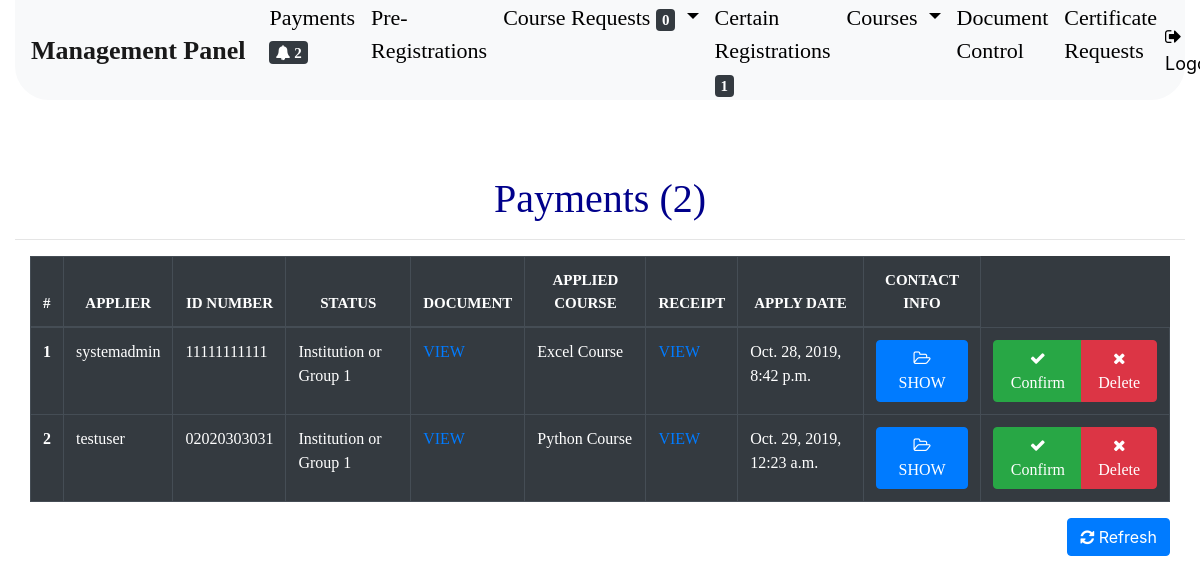
Screenshot of /panel/ (signed in) with the database file from the repository.
### Payments/models.py (models this page shows, shortened)
class Payment(models.Model):
    account_owner = models.CharField(max_length=100, null=True, blank=False)
    payment_date = models.DateTimeField(auto_now_add=True, auto_now=False)
    image = models.ImageField(upload_to=upload_to, verbose_name='Payment receipt:', blank=False)
    user = models.ForeignKey(User, null=True, blank=False, verbose_name="Who paid:",
                             on_delete=models.CASCADE)
    course = models.ForeignKey(Course, null=True, blank=False, verbose_name="Course",
                               on_delete=models.CASCADE)
    class Meta:
        verbose_name_plural = "Payments"

### users/models.py (models this page shows, shortened)
class Profile(models.Model):
    TITLE = (
        (None, 'Choose'),
        ('1', 'Institution or a Group 1'),
        ('2', 'Institution or a Group 2'),
        ('3', 'External')
    )
    user = models.OneToOneField(User, null=True, blank=False, verbose_name="User", on_delete=models.CASCADE)
    nationalid = models.CharField(max_length=11, null=True, blank=False, verbose_name="ID Number")
    phone = models.CharField(max_length=10, null=True, blank=False, verbose_name="Phone number")
    other_phone = models.CharField(max_length=10, null=True, blank=False, verbose_name="Other phone number")
    title =models.CharField(max_length=50,null=True, blank=False, verbose_name="Institution or group",choices=TITLE)
    image = models.ImageField(upload_to=upload_to, verbose_name='Document:', blank=True)
    created_date = models.DateTimeField(auto_now_add=True, auto_now=False)
    course = models.ManyToManyField(Course, blank=True)
    class Meta:
        verbose_name_plural = "Profiles"

### courses/models.py (models this page shows, shortened)
class Course(models.Model):
    STATUS = (
        (None, 'Choose'),
        ('1', 'Continuing.'),
        ('2', 'Pre-registration is open.'),
        ('3', 'Certain registration is open.'),
        ('4', 'Finished.'),
    )
    CATEGORIES = (
        (None, 'Choose'),
        ('1', 'Senkron'),
        ('2', 'Asenkron')
    )
    name = models.CharField(max_length=250, null=True, blank=False, verbose_name="Course:")
    start_at = models.DateTimeField(null=True, blank=False, verbose_name="Start at:")
    finish_at = models.DateTimeField(null=True, blank=False, verbose_name="Finish at:")
    content = models.TextField(max_length=6000, null=True, blank=True, verbose_name="Content:")
    status = models.CharField(max_length=45, null=True, blank=False, verbose_name="Status:", choices=STATUS)
    course_code = models.CharField(max_length=5, null=True, blank=True)
    price = models.IntegerField(null=True, blank=False, verbose_name="Price:")
    prereg = models.ManyToManyField(PreRegistration, blank=True, verbose_name="Pre-registration:")
    registering_extension = models.CharField(max_length=25, null=True, blank=True, editable=True)
    is_registerable = models.BooleanField(default=False, verbose_name="Open certain registrations.")
    category = models.CharField(max_length=45, null=True, blank=False, verbose_name="Course category:", choices=CATEGORIES)
    class Meta:
        verbose_name_plural = "Courses"

### Payments/views.py (the view)
# urls.py: path('panel/', panel, name="panel"),
def panel(request):
    if request.user.is_staff:
        payments = Payment.objects.all()
        amount = Payment.objects.all().count()
    else:
        return HttpResponseRedirect(reverse('user-panel'))
    return render(request, 'admin/panel.html', context={'payments': payments, 'amount': amount})

### Payments/templatetags/payment_notifications.py (called while the page is built)
@register.filter
def get_notifications(i):
    notifications = Payment.objects.all().count()
    return notifications

### course_requests/templatetags/request_notifications.py (called while the page is built)
@register.filter
def request_notifications(i):
    taken_ones = CourseTaken.objects.all().count()
    given_ones = CourseGiven.objects.all().count()
    notification = taken_ones + given_ones
    return notification

### courses/templatetags/relate_to_tag.py (called while the page is built)
@register.filter
def get_relate_to(i, relate_to):
    if relate_to == "1":
        relate_to = "Institution or Group 1"
    elif relate_to == "2":
        relate_to = "Institution or Group 2"
    elif relate_to == "3":
        relate_to = "External."
    else:
        relate_to = "Not defined! Please contact with a administrator."
    return relate_to

### finalreg/templatetags/finalregs.py (called while the page is built)
@register.filter
def finalregs_notifications(i):
    finalregs = FinalRegistration.objects.all().count()
    return finalregs

### kurskayit/templates/admin/panel.html (shortened to what this page needs)
{% extends 'base.html' %}
{% load static %}
{% load relate_to_tag %}
{% block BODY %}
    <div class="container-fluid">
        {% include 'admin/admin-navbar.html' %}
        <div class="row justify-content-center h-100" style="height: 1080px; margin-top: 75px;">
            <div class="col-lg-12">
                <h1 class="text-center course-prereg-header" style="color: darkblue">Payments ({{ amount }})</h1>
                <hr>
                <div class="col-lg-12">
                    <div style="height: 450px; overflow-y: scroll; overflow: auto">
                        <div class="table-responsive">
                            <table class="table  table-responsive-md table-responsive-lg table-responsive-sm table-bordered table-dark">
                                <thead>
                                <tr>
                                    <th scope="col" style="font-family: 'Trebuchet MS', serif; font-size: 15px;">#</th>
                                    <th scope="col" style="font-family: 'Trebuchet MS', serif; font-size: 15px;"
                                        class="text-center">
                                        APPLIER
                                    </th>
                                    <th scope="col" style="font-family: 'Trebuchet MS', serif; font-size: 15px;"
                                        class="text-center">
                                        ID NUMBER
                                    </th>
                                    <th scope="col" style="font-family: 'Trebuchet MS', serif; font-size: 15px;"
                                        class="text-center">
                                        STATUS
                                    </th>
                                    <th scope="col" style="font-family: 'Trebuchet MS', serif; font-size: 15px;"
                                        class="text-center">
                                        DOCUMENT
                                    </th>
                                    <th scope="col" style="font-family: 'Trebuchet MS', serif; font-size: 15px;"
                                        class="text-center">
                                        APPLIED COURSE
                                    </th>
                                    <th scope="col" style="font-family: 'Trebuchet MS', serif; font-size: 15px;"
                                        class="text-center">
                                        RECEIPT
                                    </th>
                                    <th scope="col" style="font-family: 'Trebuchet MS', serif; font-size: 15px;"
                                        class="text-center">
                                        APPLY DATE
                                    </th>
                                    <th scope="col" style="font-family: 'Trebuchet MS', serif; font-size: 15px;"
                                        class="text-center">
                                        CONTACT INFO
                                    </th>
                                </tr>
                                </thead>
                                <tbody>
                                {% for payment in payments %}
                                    <tr>
                                        <th scope="row" style="font-family: 'Calibri Light'; font-size: 16px">
                                            {{ forloop.counter }}
                                        </th>
                                        <td scope="row" style="font-family: 'Calibri'; font-size: 16px">
                                            {{ payment.user.username }}
                                        </td>
                                        <td scope="row" style="font-family: 'Calibri'; font-size: 16px">
                                            {{ payment.user.profile.nationalid }}
                                        </td>
                                        <td scope="row" style="font-family: 'Calibri'; font-size: 16px">
                                            {{ relate_to_tag|get_relate_to:payment.user.profile.title }}
                                        </td>
                                        <td scope="row" style="font-family: 'Calibri'; font-size: 16px">
                                            {% if not payment.user.profile.image %}
                                            <p class="text-danger">Bilgi yok.</p>
                                            {% else %}
                                            <a href="{{ payment.user.profile.image.url }}">VIEW</a>
                                            {% endif %}
                                        </td>
                                        <td scope="row" style="font-family: 'Calibri'; font-size: 16px">
                                            {{ payment.course.name }}
                                        </td>
                                        <td scope="row" style="font-family: 'Calibri'; font-size: 16px">
                                            <a href="{{ payment.image.url }}">
                                                VIEW
                                            </a>
                                        </td>
                                        <td scope="row" style="font-family: 'Calibri'; font-size: 16px">
                                            {{ payment.payment_date }}
                                        </td>
                                        <td scope="row" style="font-family: 'Calibri Light'; font-size: 16px">
                                            <div class="text-center">
                                                <button class="showInformation btn btn-primary"
                                                        name="{{ payment.user.get_full_name }}"
                                                        phone="{{ payment.user.profile.phone }}"
                                                        other_phone="{{ payment.user.profile.other_phone }}"
                                                        mail="{{ payment.user.email }}"
                                                        url="{% url 'detail' %}">
                                                    <i class="fa fa-folder-open-o"></i> SHOW
                                                </button>
                                            </div>
                                        </td>
                                        <td scope="row" style="font-family: 'Calibri Light'; font-size: 16px">
                                            <div class="text-center">
                                                <div class="btn-group" role="group" aria-label="Basic example">
                                                    <button class="confirmPayment btn btn-success"
                                                            payment_id="{{ payment.id }}"
                                                            username="{{ payment.user.username }}"
                                                            course_code="{{ payment.course.registering_extension }}"
                                                            url="{% url 'confirmFinalReg' %}">
                                                        <i class="fa fa-check"></i> Confirm
                                                    </button>
                                                    <button class="cancelPayment btn btn-danger"
                                                            payment_id="{{ payment.id }}"
                                                            username="{{ payment.user.username }}"
                                                            course_code="{{ payment.course.registering_extension }}"
                                                            url="{% url 'cancelFinalReg' %}">
                                                        <i class="fa fa-times"></i> Delete
                                                    </button>
                                                </div>
                                            </div>
                                        </td>
                                    </tr>
                                {% endfor %}
                                </tbody>
                            </table>
                        </div>
                        <button class="btn btn-primary float-lg-right">
                            <a href="{% url 'panel' %}" style="color: white"><i class="fa fa-refresh"></i> Refresh</a>
                        </button>
                    </div>
                </div>
            </div>
        </div>
    </div>
{% endblock %}

### kurskayit/static/base.css (style rules this page uses)
body, html { height: 100%; width: 100%; margin: 0; font-size: 100%; }
.course-prereg-header { color: black; font-family: Bahnschrift, serif; }

### rows the page displays
Payment: user.username "systemadmin", user.profile.nationalid "11111111111", user.title "Institution or Group 1", course.name "Excel Course", payment_date "Oct. 28, 2019, 8:42 p.m."
Payment: user.username "testuser", user.profile.nationalid "02020303031", user.title "Institution or Group 1", course.name "Python Course", payment_date "Oct. 29, 2019, 12:23 a.m."

### other values shown
{{ payment_notifications|get_notifications }} "2"
{{ finalregs|finalregs_notifications }} "1"
{{ amount }} "2"
